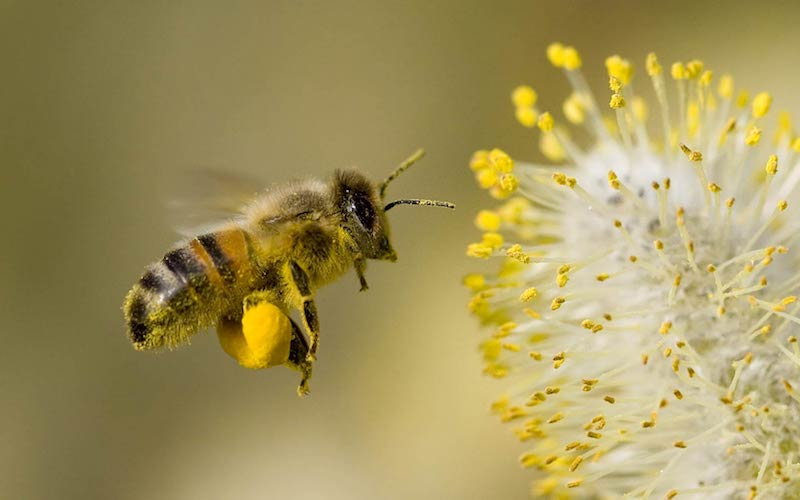
#> input picture 12_Grabcut_Foreground_Extraction/bee.jpg, 800 x 500 px
$ python snake.py
#> lines starting #> are read from the running program, lines starting #| are printed output that depends on the picture; after the words box and inside, x2 and y2 are one past the last pixel; in counts of white or black regions, pixels touching at a corner belong together
import cv2
import numpy as np
import matplotlib.pyplot as plt

img = cv2.imread('bee.jpg')
#> img is the input picture: shape (500, 800, 3); mean B, G, R 92.5, 149.3, 163.6
bee_out = cv2.imread('bee.jpg')
mask = np.zeros(img.shape[:2], np.uint8)

bg_model = np.zeros((1,65), np.float64)
fg_model = np.zeros((1,65), np.float64)

rect = (100, 75, 459, 408)
cv2.rectangle(bee_out, (100, 75), (459,408), (0,0,255), 5)
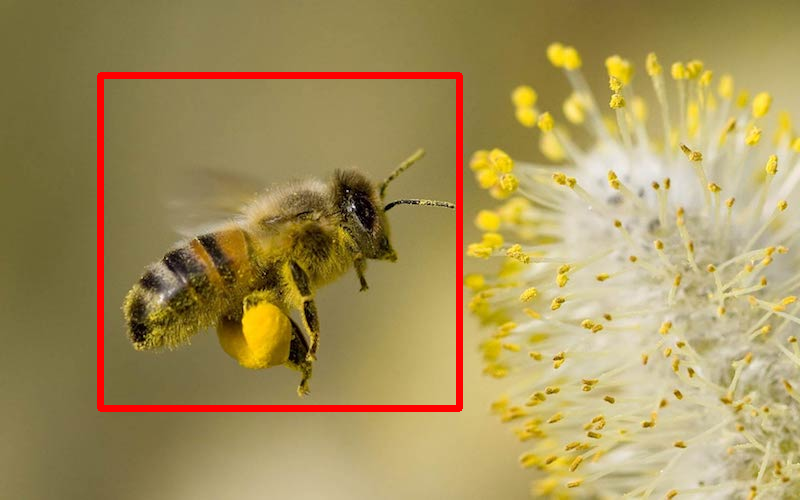
#> bee_out: shape (500, 800, 3); 2.42% of pixels changed, all inside (x1, y1, x2, y2) = (97, 72, 463, 412)
cv2.imwrite('bee_out.jpg', bee_out)

cv2.grabCut(img, mask, rect, bg_model, fg_model, 5, cv2.GC_INIT_WITH_RECT)
mask2 = np.where((mask==2)|(mask==0), 0, 1).astype('uint8')

img = img*mask2[:,:,np.newaxis]
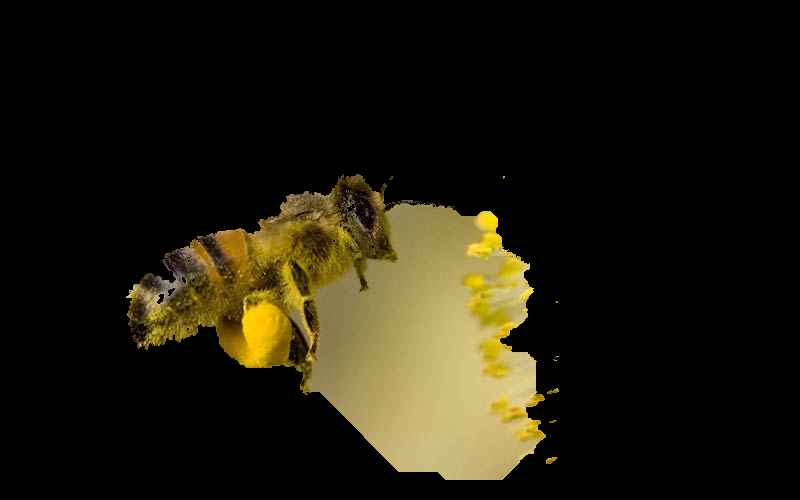
#> img: shape (500, 800, 3); mean B, G, R 12.7, 26.3, 30.2
plt.imshow(img)
plt.colorbar()
plt.show()
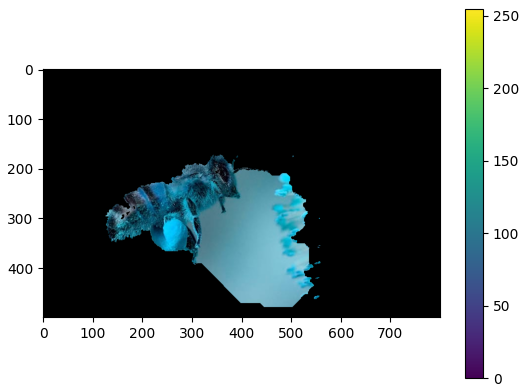
#> figure drawn by matplotlib, 2 panels; B, G, R data is drawn as R, G, B
